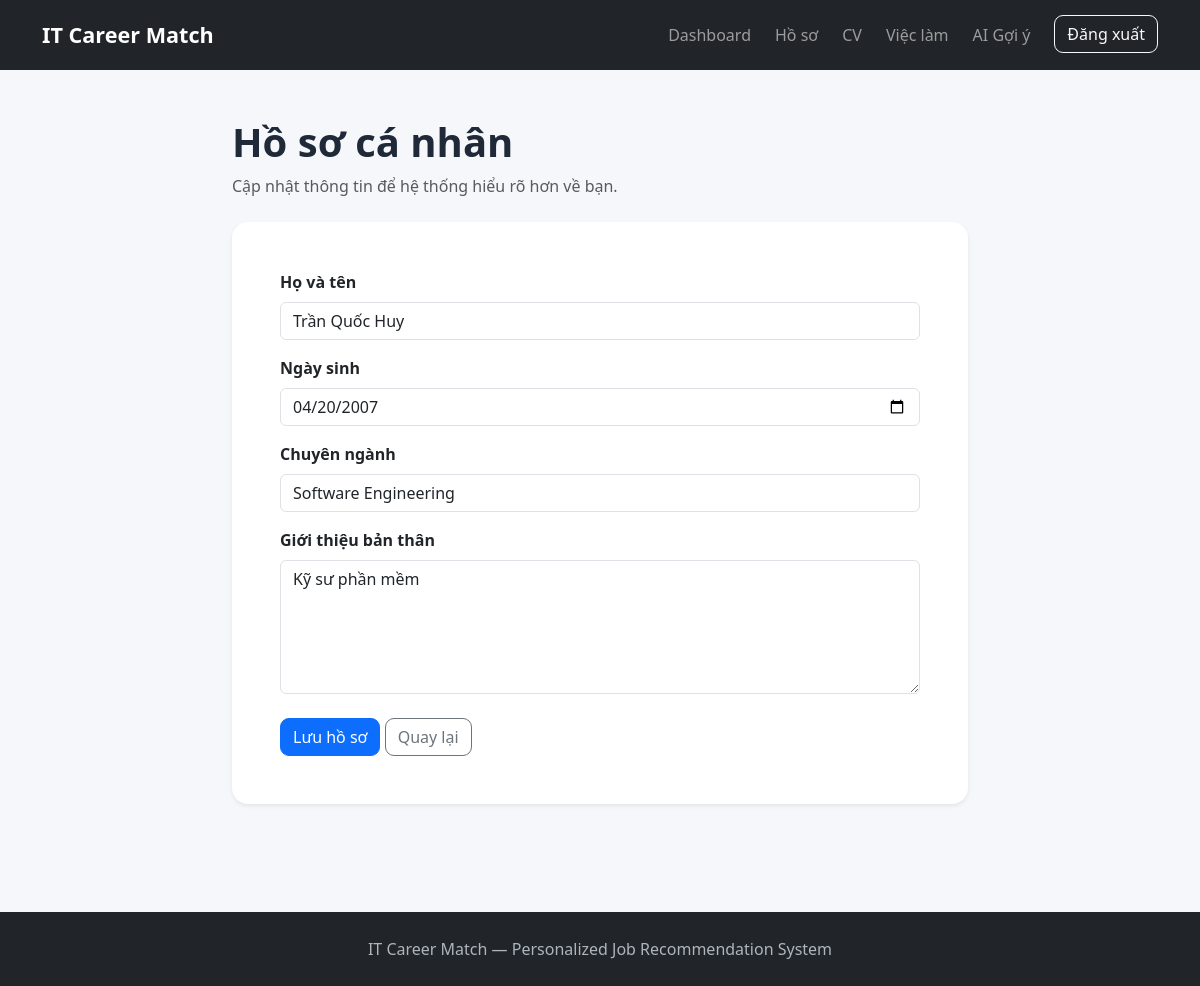
Screenshot of /profile (signed in) with the database file from the repository.
### tables this page shows
CREATE TABLE student_profiles (
            profile_id INTEGER PRIMARY KEY AUTOINCREMENT,
            user_id INTEGER NOT NULL UNIQUE,
            full_name TEXT,
            date_of_birth TEXT,
            major TEXT,
            bio TEXT,
            avatar TEXT,

            FOREIGN KEY (user_id)
                REFERENCES users(user_id)
                ON DELETE CASCADE
        );

### app.py (the view, shortened to what this page needs)
@app.route(
    "/profile",
    methods=["GET", "POST"]
)
def profile():
    if "user_id" not in session:
        return redirect(
            url_for("login")
        )
    user_id = session["user_id"]
    connection = get_connection()
    profile_data = connection.execute(
        """
        SELECT *
        FROM student_profiles
        WHERE user_id = ?
        """,
        (user_id,)
    ).fetchone()
    connection.close()
    return render_template(
        "profile.html",
        profile=profile_data
    )

### database/database.py (called while the page is built)
def get_connection():
    connection = sqlite3.connect(DATABASE_PATH)
    connection.row_factory = sqlite3.Row
    connection.execute("PRAGMA foreign_keys = ON")
    return connection

### templates/profile.html (shortened to what this page needs)
{% extends "base.html" %}
{% block content %}
<div class="container py-5">
    <div class="row justify-content-center">
        <div class="col-lg-8">
            <div class="mb-4">
                <h1 class="fw-bold">Hồ sơ cá nhân</h1>
                <p class="text-muted">
                    Cập nhật thông tin để hệ thống hiểu rõ hơn về bạn.
                </p>
            </div>
            <div class="card shadow-sm border-0">
                <div class="card-body p-4 p-md-5">
                    <form method="POST">
                        <div class="mb-3">
                            <label class="form-label fw-bold">
                                Họ và tên
                            </label>
                            <input
                                type="text"
                                name="full_name"
                                class="form-control"
                                value="{{ profile['full_name'] or '' }}">
                        </div>
                        <div class="mb-3">
                            <label class="form-label fw-bold">
                                Ngày sinh
                            </label>
                            <input
                                type="date"
                                name="date_of_birth"
                                class="form-control"
                                value="{{ profile['date_of_birth'] or '' }}">
                        </div>
                        <div class="mb-3">
                            <label class="form-label fw-bold">
                                Chuyên ngành
                            </label>
                            <input
                                type="text"
                                name="major"
                                class="form-control"
                                placeholder="Ví dụ: Công nghệ thông tin"
                                value="{{ profile['major'] or '' }}">
                        </div>
                        <div class="mb-4">
                            <label class="form-label fw-bold">
                                Giới thiệu bản thân
                            </label>
                            <textarea
                                name="bio"
                                class="form-control"
                                rows="5"
                                placeholder="Mô tả ngắn về bản thân, định hướng nghề nghiệp...">{{ profile['bio'] or '' }}</textarea>
                        </div>
                        <button
                            type="submit"
                            class="btn btn-primary">
                            Lưu hồ sơ
                        </button>
                        <a href="{{ url_for('dashboard') }}"
                           class="btn btn-outline-secondary">
                            Quay lại
                        </a>
                    </form>
                </div>
            </div>
        </div>
    </div>
</div>
{% endblock %}

### static/css/style.css (style rules this page uses)
body { background: #f5f7fb; min-height: 100vh; color: #1f2937; }
.btn { border-radius: 9px; }
.card { border-radius: 16px; }

### rows the page displays
student_profiles: full_name "Trần Quốc Huy", date_of_birth "04/20/2007", major "Software Engineering", bio "Kỹ sư phần mềm"
